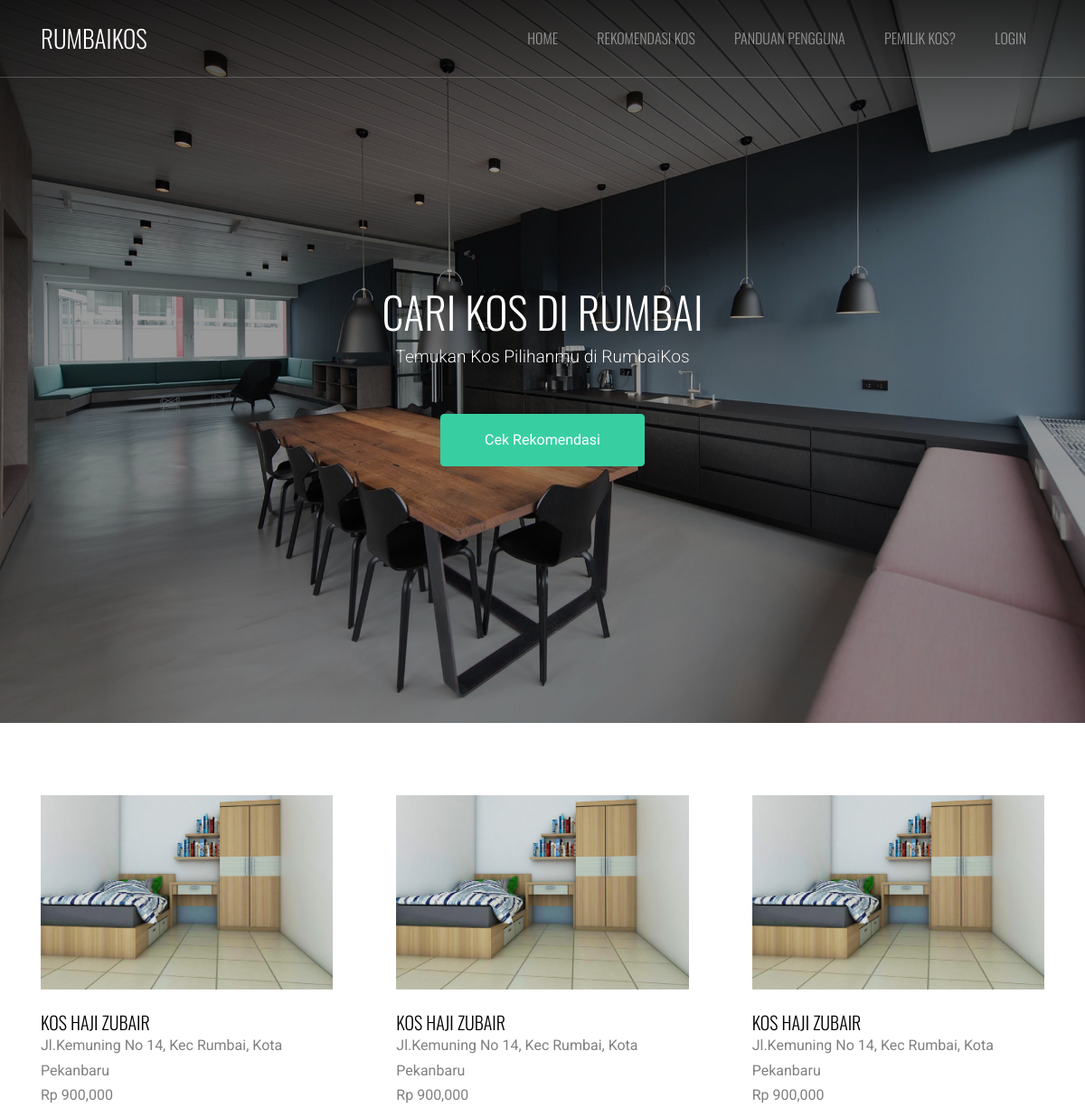
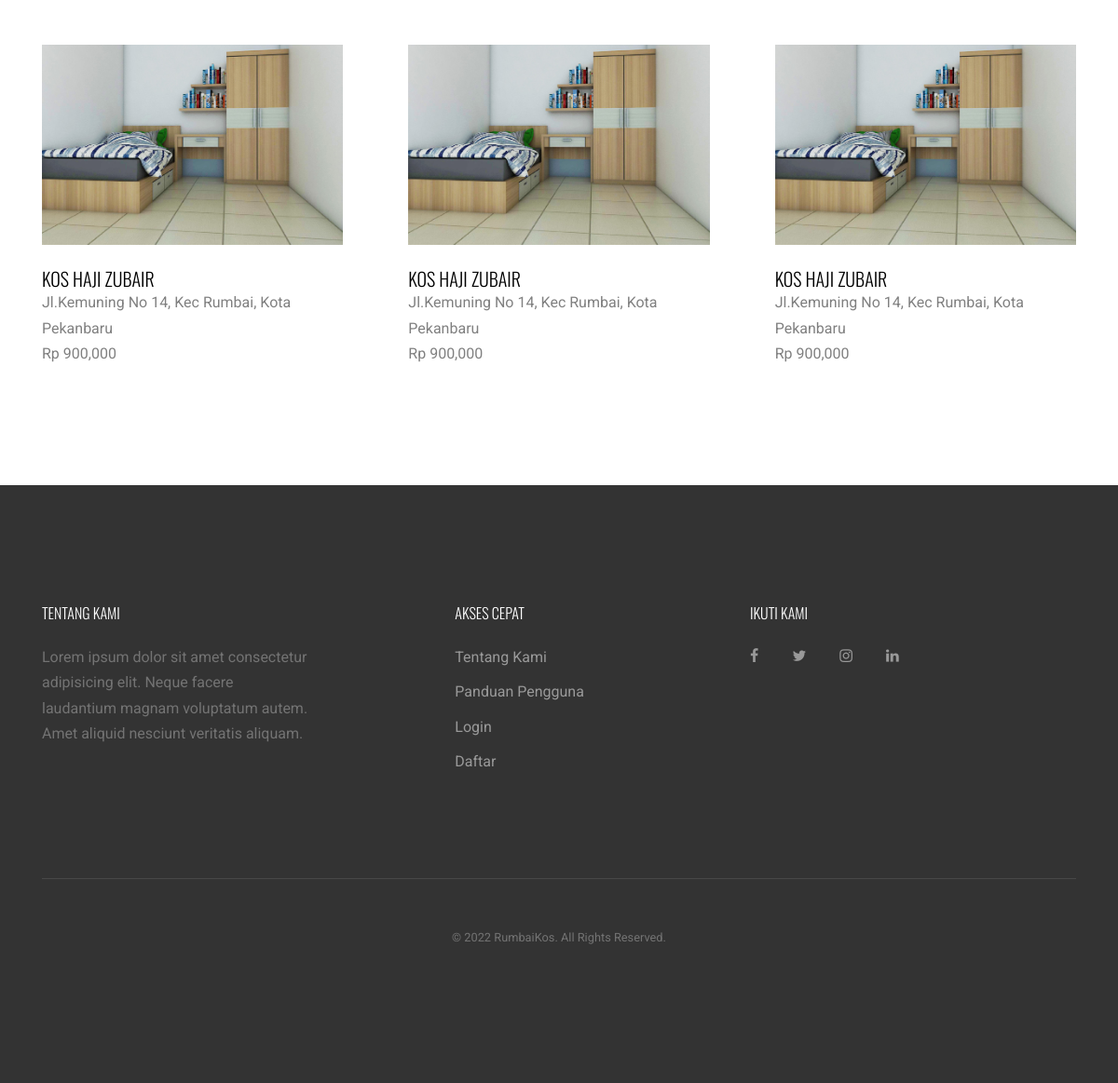
The page / on the database its author committed (2 pictures, top to bottom).
### tables this page shows
CREATE TABLE `tbl_kos` (
  `kos_id` int(11) NOT NULL,
  `kos_nama` varchar(120) NOT NULL,
  `kos_jenis` enum('Pria','Wanita','Campur') NOT NULL,
  `kos_harga` char(10) NOT NULL,
  `kos_alamat` varchar(255) NOT NULL,
  `kos_diskripsi` text NOT NULL,
  `user_id` int(11) NOT NULL,
  `kos_gambar` varchar(255) NOT NULL
);

### application/controllers/Home.php (called while the page is built, shortened)
<?php
class Home extends CI_Controller
{
    public function __construct()
    {
        $this->load->model('Home_model');
    }
    public function index()
    {
        $data['judul'] = "Home - Sikos";
        $data['rekomendasi'] = $this->Home_model->getRecommend();
        $this->load->view('frontend/layout/header', $data);
        $this->load->view("frontend/vw_home", $data);
        $this->load->view('frontend/layout/footer', $data);
    }
}

### index.php (called while the page is built, shortened)
<?php
require_once BASEPATH.'core/CodeIgniter.php';

### application/models/Home_model.php (called while the page is built, shortened)
<?php
class Home_model extends CI_Model
{
    public function getRecommend()
    {
        $this->db->from('tbl_kos');
        $query = $this->db->get();
        return $query->result_array();
    }
}

### application/views/frontend/vw_home.php (the view)
  <div class="site-block-wrap">
    <div class="site-blocks-cover overlay overlay-2" style="background-image: url(<?= base_url('assets/');?>images/hero_1.jpg);" data-aos="fade" id="home-section">
      <div class="container">
        <div class="row align-items-center justify-content-center">
          <div class="col-md-6 mt-lg-5 text-center">
            <h1 class="text-shadow">Cari Kos di Rumbai</h1>
            <p class="mb-5 text-shadow">Temukan Kos Pilihanmu di RumbaiKos</a>  </p>
            <p><a href="<?= base_url();?>#recommend" class="btn btn-primary px-5 py-3">Cek Rekomendasi</a></p>
          </div>
        </div>
      </div>
  </div>
</div>
<div class="site-section" id="recommend">
    <div class="container">
      <div class="row large-gutters">
        <?php
          foreach($rekomendasi as $recommend){
        ?>
        <div class="col-md-6 col-lg-4 mb-5 mb-lg-5 ">
          <div class="ftco-media-1">
            <div class="ftco-media-1-inner">
              <a href="<?= base_url('kos/detail/').$recommend['kos_id'];?>" class="d-inline-block mb-4"><img src="<?= base_url('assets/');?>images/<?= $recommend['kos_gambar'];?>" alt="<?= $recommend['kos_nama'];?>" class="img-fluid"></a>
              <div class="ftco-media-details">
              <a href="<?= base_url('kos/detail/').$recommend['kos_id'];?>"><h3><?= $recommend['kos_nama'];?></h3></a>
                <p><?= $recommend['kos_alamat'];?></p>
                <strong>Rp <?= number_format($recommend['kos_harga']);?></strong>
              </div>
            </div>
          </div>
        </div>
        <?php
          }
          ?>
      </div>
    </div>
  </div>

### application/views/frontend/layout/header.php (shortened to what this page needs)
<!DOCTYPE html>
<html lang="en">
  <head>
    <link rel="stylesheet" href="<?= base_url('assets/');?>fonts/icomoon/style.css">
    <link rel="stylesheet" href="<?= base_url('assets/');?>css/bootstrap.min.css">
    <link rel="stylesheet" href="<?= base_url('assets/');?>css/jquery-ui.css">
    <link rel="stylesheet" href="<?= base_url('assets/');?>css/owl.carousel.min.css">
    <link rel="stylesheet" href="<?= base_url('assets/');?>css/owl.theme.default.min.css">
    <link rel="stylesheet" href="<?= base_url('assets/');?>css/owl.theme.default.min.css">
    <link rel="stylesheet" href="<?= base_url('assets/');?>css/jquery.fancybox.min.css">
    <link rel="stylesheet" href="<?= base_url('assets/');?>css/bootstrap-datepicker.css">
    <link rel="stylesheet" href="<?= base_url('assets/');?>fonts/flaticon/font/flaticon.css">
    <link rel="stylesheet" href="<?= base_url('assets/');?>css/aos.css">
    <link rel="stylesheet" href="<?= base_url('assets/');?>css/style.css">
  </head>
  <body data-spy="scroll" data-target=".site-navbar-target" data-offset="300">
  <div class="site-wrap">
    <header class="site-navbar py-4 js-sticky-header site-navbar-target" role="banner">
      <div class="container">
        <div class="row align-items-center">
          <div class="col-6 col-xl-2">
            <h1 class="mb-0 site-logo m-0 p-0"><a href="<?= base_url();?>#home-section" class="mb-0">RumbaiKos</a></h1>
          </div>
          <div class="col-12 col-md-10 d-none d-xl-block">
            <nav class="site-navigation position-relative text-right" role="navigation">
              <ul class="site-menu main-menu js-clone-nav mr-auto d-none d-lg-block">
                <li><a href="<?= base_url();?>#home-section" class="nav-link">Home</a></li>
                <li><a href="<?= base_url();?>#recommend" class="nav-link">Rekomendasi Kos</a></li>
                <li><a href="#" class="nav-link">Panduan Pengguna</a></li>
                <li><a href="#" class="nav-link">Pemilik Kos?</a></li>
                <?php
                  if ($this->session->userdata('email')){;
                ?>
                <li><a href="<?= base_url();?>beranda" class="nav-link">Beranda</a></li>
                <li><a href="<?= base_url();?>auth/logout" class="nav-link">Logout</a></li>
                <?php }else{?>
                  <li><a href="<?= base_url();?>auth/login" class="nav-link">Login</a></li>
                  <?php }?>
              </ul>
            </nav>
          </div>
        </div>
      </div>
    </header>

### application/views/frontend/layout/footer.php (shortened to what this page needs)
<footer class="site-footer">
      <div class="container">
        <div class="row">
          <div class="col-md-8">
            <div class="row">
              <div class="col-md-5">
                <h2 class="footer-heading mb-4">Tentang Kami</h2>
                <p>Lorem ipsum dolor sit amet consectetur adipisicing elit. Neque facere laudantium magnam voluptatum autem. Amet aliquid nesciunt veritatis aliquam.</p>
              </div>
              <div class="col-md-3 mx-auto">
                <h2 class="footer-heading mb-4">Akses Cepat</h2>
                <ul class="list-unstyled">
                  <li><a href="#">Tentang Kami</a></li>
                  <li><a href="#">Panduan Pengguna</a></li>
                  <li><a href="#">Login</a></li>
                  <li><a href="#">Daftar</a></li>
                </ul>
              </div>
            </div>
          </div>
          <div class="col-md-4">
            <div class="">
              <h2 class="footer-heading mb-4">Ikuti Kami</h2>
                <a href="#" class="pl-0 pr-3"><span class="icon-facebook"></span></a>
                <a href="#" class="pl-3 pr-3"><span class="icon-twitter"></span></a>
                <a href="#" class="pl-3 pr-3"><span class="icon-instagram"></span></a>
                <a href="#" class="pl-3 pr-3"><span class="icon-linkedin"></span></a>
            </div>
          </div>
        </div>
        <div class="row pt-5 mt-5 text-center">
          <div class="col-md-12">
            <div class="border-top pt-5">
            <p class="copyright"><small>&copy; <script>document.write(new Date().getFullYear());</script> RumbaiKos. All Rights Reserved.  </p>
            </div>
          </div>
        </div>
      </div>
    </footer>
  </div>
  </body>
</html>

### rows shown on the page
tbl_kos: kos_gambar (picture), kos_nama "KOS HAJI ZUBAIR", kos_alamat "Jl.Kemuning No 14, Kec Rumbai, Kota Pekanbaru", kos_harga "900,000"
tbl_kos: kos_gambar (picture), kos_nama "KOS HAJI ZUBAIR", kos_alamat "Jl.Kemuning No 14, Kec Rumbai, Kota Pekanbaru", kos_harga "900,000"
tbl_kos: kos_gambar (picture), kos_nama "KOS HAJI ZUBAIR", kos_alamat "Jl.Kemuning No 14, Kec Rumbai, Kota Pekanbaru", kos_harga "900,000"
tbl_kos: kos_gambar (picture), kos_nama "KOS HAJI ZUBAIR", kos_alamat "Jl.Kemuning No 14, Kec Rumbai, Kota Pekanbaru", kos_harga "900,000"
tbl_kos: kos_gambar (picture), kos_nama "KOS HAJI ZUBAIR", kos_alamat "Jl.Kemuning No 14, Kec Rumbai, Kota Pekanbaru", kos_harga "900,000"
tbl_kos: kos_gambar (picture), kos_nama "KOS HAJI ZUBAIR", kos_alamat "Jl.Kemuning No 14, Kec Rumbai, Kota Pekanbaru", kos_harga "900,000"
